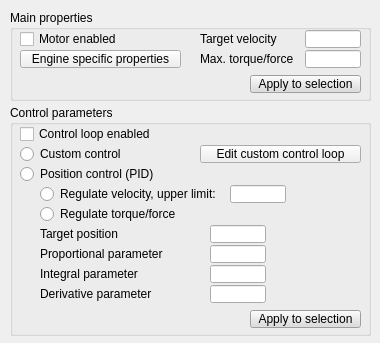
<?xml version="1.0" encoding="UTF-8"?>
<ui version="4.0">
 <class>CQDlgJointDyn</class>
 <widget class="QDialog" name="CQDlgJointDyn">
  <property name="geometry">
   <rect>
    <x>0</x>
    <y>0</y>
    <width>380</width>
    <height>343</height>
   </rect>
  </property>
  <property name="windowTitle">
   <string>Joint Dynamic Properties</string>
  </property>
  <property name="locale">
   <locale language="English" country="UnitedStates"/>
  </property>
  <widget class="QGroupBox" name="groupBox">
   <property name="geometry">
    <rect>
     <x>10</x>
     <y>10</y>
     <width>361</width>
     <height>91</height>
    </rect>
   </property>
   <property name="title">
    <string>Main properties</string>
   </property>
   <property name="flat">
    <bool>true</bool>
   </property>
   <widget class="QCheckBox" name="qqMotorEnabled">
    <property name="geometry">
     <rect>
      <x>10</x>
      <y>20</y>
      <width>161</width>
      <height>18</height>
     </rect>
    </property>
    <property name="focusPolicy">
     <enum>Qt::StrongFocus</enum>
    </property>
    <property name="text">
     <string>Motor enabled</string>
    </property>
   </widget>
   <widget class="QLabel" name="label">
    <property name="geometry">
     <rect>
      <x>190</x>
      <y>20</y>
      <width>101</width>
      <height>18</height>
     </rect>
    </property>
    <property name="text">
     <string>Target velocity</string>
    </property>
   </widget>
   <widget class="QLineEdit" name="qqTargetVelocity">
    <property name="geometry">
     <rect>
      <x>295</x>
      <y>20</y>
      <width>56</width>
      <height>18</height>
     </rect>
    </property>
   </widget>
   <widget class="QLineEdit" name="qqMaxForce">
    <property name="geometry">
     <rect>
      <x>295</x>
      <y>40</y>
      <width>56</width>
      <height>18</height>
     </rect>
    </property>
   </widget>
   <widget class="QLabel" name="label_2">
    <property name="geometry">
     <rect>
      <x>190</x>
      <y>40</y>
      <width>101</width>
      <height>18</height>
     </rect>
    </property>
    <property name="text">
     <string>Max. torque/force</string>
    </property>
   </widget>
   <widget class="QToolButton" name="qqAdjustEngineProperties">
    <property name="geometry">
     <rect>
      <x>10</x>
      <y>40</y>
      <width>161</width>
      <height>18</height>
     </rect>
    </property>
    <property name="focusPolicy">
     <enum>Qt::StrongFocus</enum>
    </property>
    <property name="text">
     <string>Engine specific properties</string>
    </property>
   </widget>
   <widget class="QToolButton" name="qqApplyDynamicProperties">
    <property name="geometry">
     <rect>
      <x>240</x>
      <y>65</y>
      <width>111</width>
      <height>18</height>
     </rect>
    </property>
    <property name="palette">
     <palette>
      <active>
       <colorrole role="WindowText">
        <brush brushstyle="SolidPattern">
         <color alpha="255">
          <red>0</red>
          <green>0</green>
          <blue>0</blue>
         </color>
        </brush>
       </colorrole>
       <colorrole role="Button">
        <brush brushstyle="SolidPattern">
         <color alpha="255">
          <red>220</red>
          <green>220</green>
          <blue>220</blue>
         </color>
        </brush>
       </colorrole>
       <colorrole role="Light">
        <brush brushstyle="SolidPattern">
         <color alpha="255">
          <red>255</red>
          <green>255</green>
          <blue>255</blue>
         </color>
        </brush>
       </colorrole>
       <colorrole role="Midlight">
        <brush brushstyle="SolidPattern">
         <color alpha="255">
          <red>237</red>
          <green>237</green>
          <blue>237</blue>
         </color>
        </brush>
       </colorrole>
       <colorrole role="Dark">
        <brush brushstyle="SolidPattern">
         <color alpha="255">
          <red>110</red>
          <green>110</green>
          <blue>110</blue>
         </color>
        </brush>
       </colorrole>
       <colorrole role="Mid">
        <brush brushstyle="SolidPattern">
         <color alpha="255">
          <red>147</red>
          <green>147</green>
          <blue>147</blue>
         </color>
        </brush>
       </colorrole>
       <colorrole role="Text">
        <brush brushstyle="SolidPattern">
         <color alpha="255">
          <red>0</red>
          <green>0</green>
          <blue>0</blue>
         </color>
        </brush>
       </colorrole>
       <colorrole role="BrightText">
        <brush brushstyle="SolidPattern">
         <color alpha="255">
          <red>255</red>
          <green>255</green>
          <blue>255</blue>
         </color>
        </brush>
       </colorrole>
       <colorrole role="ButtonText">
        <brush brushstyle="SolidPattern">
         <color alpha="255">
          <red>0</red>
          <green>0</green>
          <blue>0</blue>
         </color>
        </brush>
       </colorrole>
       <colorrole role="Base">
        <brush brushstyle="SolidPattern">
         <color alpha="255">
          <red>255</red>
          <green>255</green>
          <blue>255</blue>
         </color>
        </brush>
       </colorrole>
       <colorrole role="Window">
        <brush brushstyle="SolidPattern">
         <color alpha="255">
          <red>220</red>
          <green>220</green>
          <blue>220</blue>
         </color>
        </brush>
       </colorrole>
       <colorrole role="Shadow">
        <brush brushstyle="SolidPattern">
         <color alpha="255">
          <red>0</red>
          <green>0</green>
          <blue>0</blue>
         </color>
        </brush>
       </colorrole>
       <colorrole role="AlternateBase">
        <brush brushstyle="SolidPattern">
         <color alpha="255">
          <red>237</red>
          <green>237</green>
          <blue>237</blue>
         </color>
        </brush>
       </colorrole>
       <colorrole role="ToolTipBase">
        <brush brushstyle="SolidPattern">
         <color alpha="255">
          <red>255</red>
          <green>255</green>
          <blue>220</blue>
         </color>
        </brush>
       </colorrole>
       <colorrole role="ToolTipText">
        <brush brushstyle="SolidPattern">
         <color alpha="255">
          <red>0</red>
          <green>0</green>
          <blue>0</blue>
         </color>
        </brush>
       </colorrole>
      </active>
      <inactive>
       <colorrole role="WindowText">
        <brush brushstyle="SolidPattern">
         <color alpha="255">
          <red>0</red>
          <green>0</green>
          <blue>0</blue>
         </color>
        </brush>
       </colorrole>
       <colorrole role="Button">
        <brush brushstyle="SolidPattern">
         <color alpha="255">
          <red>220</red>
          <green>220</green>
          <blue>220</blue>
         </color>
        </brush>
       </colorrole>
       <colorrole role="Light">
        <brush brushstyle="SolidPattern">
         <color alpha="255">
          <red>255</red>
          <green>255</green>
          <blue>255</blue>
         </color>
        </brush>
       </colorrole>
       <colorrole role="Midlight">
        <brush brushstyle="SolidPattern">
         <color alpha="255">
          <red>237</red>
          <green>237</green>
          <blue>237</blue>
         </color>
        </brush>
       </colorrole>
       <colorrole role="Dark">
        <brush brushstyle="SolidPattern">
         <color alpha="255">
          <red>110</red>
          <green>110</green>
          <blue>110</blue>
         </color>
        </brush>
       </colorrole>
       <colorrole role="Mid">
        <brush brushstyle="SolidPattern">
         <color alpha="255">
          <red>147</red>
          <green>147</green>
          <blue>147</blue>
         </color>
        </brush>
       </colorrole>
       <colorrole role="Text">
        <brush brushstyle="SolidPattern">
         <color alpha="255">
          <red>0</red>
          <green>0</green>
          <blue>0</blue>
         </color>
        </brush>
       </colorrole>
       <colorrole role="BrightText">
        <brush brushstyle="SolidPattern">
         <color alpha="255">
          <red>255</red>
          <green>255</green>
          <blue>255</blue>
         </color>
        </brush>
       </colorrole>
       <colorrole role="ButtonText">
        <brush brushstyle="SolidPattern">
         <color alpha="255">
          <red>0</red>
          <green>0</green>
          <blue>0</blue>
         </color>
        </brush>
       </colorrole>
       <colorrole role="Base">
        <brush brushstyle="SolidPattern">
         <color alpha="255">
          <red>255</red>
          <green>255</green>
          <blue>255</blue>
         </color>
        </brush>
       </colorrole>
       <colorrole role="Window">
        <brush brushstyle="SolidPattern">
         <color alpha="255">
          <red>220</red>
          <green>220</green>
          <blue>220</blue>
         </color>
        </brush>
       </colorrole>
       <colorrole role="Shadow">
        <brush brushstyle="SolidPattern">
         <color alpha="255">
          <red>0</red>
          <green>0</green>
          <blue>0</blue>
         </color>
        </brush>
       </colorrole>
       <colorrole role="AlternateBase">
        <brush brushstyle="SolidPattern">
         <color alpha="255">
          <red>237</red>
          <green>237</green>
          <blue>237</blue>
         </color>
        </brush>
       </colorrole>
       <colorrole role="ToolTipBase">
        <brush brushstyle="SolidPattern">
         <color alpha="255">
          <red>255</red>
          <green>255</green>
          <blue>220</blue>
         </color>
        </brush>
       </colorrole>
       <colorrole role="ToolTipText">
        <brush brushstyle="SolidPattern">
         <color alpha="255">
          <red>0</red>
          <green>0</green>
          <blue>0</blue>
         </color>
        </brush>
       </colorrole>
      </inactive>
      <disabled>
       <colorrole role="WindowText">
        <brush brushstyle="SolidPattern">
         <color alpha="255">
          <red>110</red>
          <green>110</green>
          <blue>110</blue>
         </color>
        </brush>
       </colorrole>
       <colorrole role="Button">
        <brush brushstyle="SolidPattern">
         <color alpha="255">
          <red>220</red>
          <green>220</green>
          <blue>220</blue>
         </color>
        </brush>
       </colorrole>
       <colorrole role="Light">
        <brush brushstyle="SolidPattern">
         <color alpha="255">
          <red>255</red>
          <green>255</green>
          <blue>255</blue>
         </color>
        </brush>
       </colorrole>
       <colorrole role="Midlight">
        <brush brushstyle="SolidPattern">
         <color alpha="255">
          <red>237</red>
          <green>237</green>
          <blue>237</blue>
         </color>
        </brush>
       </colorrole>
       <colorrole role="Dark">
        <brush brushstyle="SolidPattern">
         <color alpha="255">
          <red>110</red>
          <green>110</green>
          <blue>110</blue>
         </color>
        </brush>
       </colorrole>
       <colorrole role="Mid">
        <brush brushstyle="SolidPattern">
         <color alpha="255">
          <red>147</red>
          <green>147</green>
          <blue>147</blue>
         </color>
        </brush>
       </colorrole>
       <colorrole role="Text">
        <brush brushstyle="SolidPattern">
         <color alpha="255">
          <red>110</red>
          <green>110</green>
          <blue>110</blue>
         </color>
        </brush>
       </colorrole>
       <colorrole role="BrightText">
        <brush brushstyle="SolidPattern">
         <color alpha="255">
          <red>255</red>
          <green>255</green>
          <blue>255</blue>
         </color>
        </brush>
       </colorrole>
       <colorrole role="ButtonText">
        <brush brushstyle="SolidPattern">
         <color alpha="255">
          <red>110</red>
          <green>110</green>
          <blue>110</blue>
         </color>
        </brush>
       </colorrole>
       <colorrole role="Base">
        <brush brushstyle="SolidPattern">
         <color alpha="255">
          <red>220</red>
          <green>220</green>
          <blue>220</blue>
         </color>
        </brush>
       </colorrole>
       <colorrole role="Window">
        <brush brushstyle="SolidPattern">
         <color alpha="255">
          <red>220</red>
          <green>220</green>
          <blue>220</blue>
         </color>
        </brush>
       </colorrole>
       <colorrole role="Shadow">
        <brush brushstyle="SolidPattern">
         <color alpha="255">
          <red>0</red>
          <green>0</green>
          <blue>0</blue>
         </color>
        </brush>
       </colorrole>
       <colorrole role="AlternateBase">
        <brush brushstyle="SolidPattern">
         <color alpha="255">
          <red>220</red>
          <green>220</green>
          <blue>220</blue>
         </color>
        </brush>
       </colorrole>
       <colorrole role="ToolTipBase">
        <brush brushstyle="SolidPattern">
         <color alpha="255">
          <red>255</red>
          <green>255</green>
          <blue>220</blue>
         </color>
        </brush>
       </colorrole>
       <colorrole role="ToolTipText">
        <brush brushstyle="SolidPattern">
         <color alpha="255">
          <red>0</red>
          <green>0</green>
          <blue>0</blue>
         </color>
        </brush>
       </colorrole>
      </disabled>
     </palette>
    </property>
    <property name="focusPolicy">
     <enum>Qt::StrongFocus</enum>
    </property>
    <property name="text">
     <string>Apply to selection</string>
    </property>
   </widget>
  </widget>
  <widget class="QGroupBox" name="groupBox_2">
   <property name="geometry">
    <rect>
     <x>10</x>
     <y>105</y>
     <width>361</width>
     <height>231</height>
    </rect>
   </property>
   <property name="title">
    <string>Control parameters</string>
   </property>
   <property name="flat">
    <bool>true</bool>
   </property>
   <widget class="QCheckBox" name="qqControlEnabled">
    <property name="geometry">
     <rect>
      <x>10</x>
      <y>20</y>
      <width>171</width>
      <height>18</height>
     </rect>
    </property>
    <property name="focusPolicy">
     <enum>Qt::StrongFocus</enum>
    </property>
    <property name="text">
     <string>Control loop enabled</string>
    </property>
   </widget>
   <widget class="QRadioButton" name="qqRegulateVelocity">
    <property name="geometry">
     <rect>
      <x>30</x>
      <y>80</y>
      <width>191</width>
      <height>18</height>
     </rect>
    </property>
    <property name="focusPolicy">
     <enum>Qt::StrongFocus</enum>
    </property>
    <property name="text">
     <string>Regulate velocity, upper limit:</string>
    </property>
    <property name="autoExclusive">
     <bool>false</bool>
    </property>
   </widget>
   <widget class="QLineEdit" name="qqVelocityUpperLimit">
    <property name="geometry">
     <rect>
      <x>220</x>
      <y>80</y>
      <width>56</width>
      <height>18</height>
     </rect>
    </property>
   </widget>
   <widget class="QRadioButton" name="qqRegulateForce">
    <property name="geometry">
     <rect>
      <x>30</x>
      <y>100</y>
      <width>181</width>
      <height>18</height>
     </rect>
    </property>
    <property name="focusPolicy">
     <enum>Qt::StrongFocus</enum>
    </property>
    <property name="text">
     <string>Regulate torque/force</string>
    </property>
    <property name="autoExclusive">
     <bool>false</bool>
    </property>
   </widget>
   <widget class="QLineEdit" name="qqTargetPosition">
    <property name="geometry">
     <rect>
      <x>200</x>
      <y>120</y>
      <width>56</width>
      <height>18</height>
     </rect>
    </property>
   </widget>
   <widget class="QLabel" name="label_3">
    <property name="geometry">
     <rect>
      <x>30</x>
      <y>120</y>
      <width>161</width>
      <height>18</height>
     </rect>
    </property>
    <property name="text">
     <string>Target position</string>
    </property>
   </widget>
   <widget class="QLabel" name="label_4">
    <property name="geometry">
     <rect>
      <x>30</x>
      <y>140</y>
      <width>161</width>
      <height>18</height>
     </rect>
    </property>
    <property name="text">
     <string>Proportional parameter</string>
    </property>
   </widget>
   <widget class="QLineEdit" name="qqP">
    <property name="geometry">
     <rect>
      <x>200</x>
      <y>140</y>
      <width>56</width>
      <height>18</height>
     </rect>
    </property>
   </widget>
   <widget class="QLineEdit" name="qqI">
    <property name="geometry">
     <rect>
      <x>200</x>
      <y>160</y>
      <width>56</width>
      <height>18</height>
     </rect>
    </property>
   </widget>
   <widget class="QLabel" name="label_5">
    <property name="geometry">
     <rect>
      <x>30</x>
      <y>160</y>
      <width>161</width>
      <height>18</height>
     </rect>
    </property>
    <property name="text">
     <string>Integral parameter</string>
    </property>
   </widget>
   <widget class="QLineEdit" name="qqD">
    <property name="geometry">
     <rect>
      <x>200</x>
      <y>180</y>
      <width>56</width>
      <height>18</height>
     </rect>
    </property>
   </widget>
   <widget class="QLabel" name="label_6">
    <property name="geometry">
     <rect>
      <x>30</x>
      <y>180</y>
      <width>161</width>
      <height>18</height>
     </rect>
    </property>
    <property name="text">
     <string>Derivative parameter</string>
    </property>
   </widget>
   <widget class="QToolButton" name="qqApplyControlParameters">
    <property name="geometry">
     <rect>
      <x>240</x>
      <y>205</y>
      <width>111</width>
      <height>18</height>
     </rect>
    </property>
    <property name="palette">
     <palette>
      <active>
       <colorrole role="WindowText">
        <brush brushstyle="SolidPattern">
         <color alpha="255">
          <red>0</red>
          <green>0</green>
          <blue>0</blue>
         </color>
        </brush>
       </colorrole>
       <colorrole role="Button">
        <brush brushstyle="SolidPattern">
         <color alpha="255">
          <red>220</red>
          <green>220</green>
          <blue>220</blue>
         </color>
        </brush>
       </colorrole>
       <colorrole role="Light">
        <brush brushstyle="SolidPattern">
         <color alpha="255">
          <red>255</red>
          <green>255</green>
          <blue>255</blue>
         </color>
        </brush>
       </colorrole>
       <colorrole role="Midlight">
        <brush brushstyle="SolidPattern">
         <color alpha="255">
          <red>237</red>
          <green>237</green>
          <blue>237</blue>
         </color>
        </brush>
       </colorrole>
       <colorrole role="Dark">
        <brush brushstyle="SolidPattern">
         <color alpha="255">
          <red>110</red>
          <green>110</green>
          <blue>110</blue>
         </color>
        </brush>
       </colorrole>
       <colorrole role="Mid">
        <brush brushstyle="SolidPattern">
         <color alpha="255">
          <red>147</red>
          <green>147</green>
          <blue>147</blue>
         </color>
        </brush>
       </colorrole>
       <colorrole role="Text">
        <brush brushstyle="SolidPattern">
         <color alpha="255">
          <red>0</red>
          <green>0</green>
          <blue>0</blue>
         </color>
        </brush>
       </colorrole>
       <colorrole role="BrightText">
        <brush brushstyle="SolidPattern">
         <color alpha="255">
          <red>255</red>
          <green>255</green>
          <blue>255</blue>
         </color>
        </brush>
       </colorrole>
       <colorrole role="ButtonText">
        <brush brushstyle="SolidPattern">
         <color alpha="255">
          <red>0</red>
          <green>0</green>
          <blue>0</blue>
         </color>
        </brush>
       </colorrole>
       <colorrole role="Base">
        <brush brushstyle="SolidPattern">
         <color alpha="255">
          <red>255</red>
          <green>255</green>
          <blue>255</blue>
         </color>
        </brush>
       </colorrole>
       <colorrole role="Window">
        <brush brushstyle="SolidPattern">
         <color alpha="255">
          <red>220</red>
          <green>220</green>
          <blue>220</blue>
         </color>
        </brush>
       </colorrole>
       <colorrole role="Shadow">
        <brush brushstyle="SolidPattern">
         <color alpha="255">
          <red>0</red>
          <green>0</green>
          <blue>0</blue>
         </color>
        </brush>
       </colorrole>
       <colorrole role="AlternateBase">
        <brush brushstyle="SolidPattern">
         <color alpha="255">
          <red>237</red>
          <green>237</green>
          <blue>237</blue>
         </color>
        </brush>
       </colorrole>
       <colorrole role="ToolTipBase">
        <brush brushstyle="SolidPattern">
         <color alpha="255">
          <red>255</red>
          <green>255</green>
          <blue>220</blue>
         </color>
        </brush>
       </colorrole>
       <colorrole role="ToolTipText">
        <brush brushstyle="SolidPattern">
         <color alpha="255">
          <red>0</red>
          <green>0</green>
          <blue>0</blue>
         </color>
        </brush>
       </colorrole>
      </active>
      <inactive>
       <colorrole role="WindowText">
        <brush brushstyle="SolidPattern">
         <color alpha="255">
          <red>0</red>
          <green>0</green>
          <blue>0</blue>
         </color>
        </brush>
       </colorrole>
       <colorrole role="Button">
        <brush brushstyle="SolidPattern">
         <color alpha="255">
          <red>220</red>
          <green>220</green>
          <blue>220</blue>
         </color>
        </brush>
       </colorrole>
       <colorrole role="Light">
        <brush brushstyle="SolidPattern">
         <color alpha="255">
          <red>255</red>
          <green>255</green>
          <blue>255</blue>
         </color>
        </brush>
       </colorrole>
       <colorrole role="Midlight">
        <brush brushstyle="SolidPattern">
         <color alpha="255">
          <red>237</red>
          <green>237</green>
          <blue>237</blue>
         </color>
        </brush>
       </colorrole>
       <colorrole role="Dark">
        <brush brushstyle="SolidPattern">
         <color alpha="255">
          <red>110</red>
          <green>110</green>
          <blue>110</blue>
         </color>
        </brush>
       </colorrole>
       <colorrole role="Mid">
        <brush brushstyle="SolidPattern">
         <color alpha="255">
          <red>147</red>
          <green>147</green>
          <blue>147</blue>
         </color>
        </brush>
       </colorrole>
       <colorrole role="Text">
        <brush brushstyle="SolidPattern">
         <color alpha="255">
          <red>0</red>
          <green>0</green>
          <blue>0</blue>
         </color>
        </brush>
       </colorrole>
       <colorrole role="BrightText">
        <brush brushstyle="SolidPattern">
         <color alpha="255">
          <red>255</red>
          <green>255</green>
          <blue>255</blue>
         </color>
        </brush>
       </colorrole>
       <colorrole role="ButtonText">
        <brush brushstyle="SolidPattern">
         <color alpha="255">
          <red>0</red>
          <green>0</green>
          <blue>0</blue>
         </color>
        </brush>
       </colorrole>
       <colorrole role="Base">
        <brush brushstyle="SolidPattern">
         <color alpha="255">
          <red>255</red>
          <green>255</green>
          <blue>255</blue>
         </color>
        </brush>
       </colorrole>
       <colorrole role="Window">
        <brush brushstyle="SolidPattern">
         <color alpha="255">
          <red>220</red>
          <green>220</green>
          <blue>220</blue>
         </color>
        </brush>
       </colorrole>
       <colorrole role="Shadow">
        <brush brushstyle="SolidPattern">
         <color alpha="255">
          <red>0</red>
          <green>0</green>
          <blue>0</blue>
         </color>
        </brush>
       </colorrole>
       <colorrole role="AlternateBase">
        <brush brushstyle="SolidPattern">
         <color alpha="255">
          <red>237</red>
          <green>237</green>
          <blue>237</blue>
         </color>
        </brush>
       </colorrole>
       <colorrole role="ToolTipBase">
        <brush brushstyle="SolidPattern">
         <color alpha="255">
          <red>255</red>
          <green>255</green>
          <blue>220</blue>
         </color>
        </brush>
       </colorrole>
       <colorrole role="ToolTipText">
        <brush brushstyle="SolidPattern">
         <color alpha="255">
          <red>0</red>
          <green>0</green>
          <blue>0</blue>
         </color>
        </brush>
       </colorrole>
      </inactive>
      <disabled>
       <colorrole role="WindowText">
        <brush brushstyle="SolidPattern">
         <color alpha="255">
          <red>110</red>
          <green>110</green>
          <blue>110</blue>
         </color>
        </brush>
       </colorrole>
       <colorrole role="Button">
        <brush brushstyle="SolidPattern">
         <color alpha="255">
          <red>220</red>
          <green>220</green>
          <blue>220</blue>
         </color>
        </brush>
       </colorrole>
       <colorrole role="Light">
        <brush brushstyle="SolidPattern">
         <color alpha="255">
          <red>255</red>
          <green>255</green>
          <blue>255</blue>
         </color>
        </brush>
       </colorrole>
       <colorrole role="Midlight">
        <brush brushstyle="SolidPattern">
         <color alpha="255">
          <red>237</red>
          <green>237</green>
          <blue>237</blue>
         </color>
        </brush>
       </colorrole>
       <colorrole role="Dark">
        <brush brushstyle="SolidPattern">
         <color alpha="255">
          <red>110</red>
          <green>110</green>
          <blue>110</blue>
         </color>
        </brush>
       </colorrole>
       <colorrole role="Mid">
        <brush brushstyle="SolidPattern">
         <color alpha="255">
          <red>147</red>
          <green>147</green>
          <blue>147</blue>
         </color>
        </brush>
       </colorrole>
       <colorrole role="Text">
        <brush brushstyle="SolidPattern">
         <color alpha="255">
          <red>110</red>
          <green>110</green>
          <blue>110</blue>
         </color>
        </brush>
       </colorrole>
       <colorrole role="BrightText">
        <brush brushstyle="SolidPattern">
         <color alpha="255">
          <red>255</red>
          <green>255</green>
          <blue>255</blue>
         </color>
        </brush>
       </colorrole>
       <colorrole role="ButtonText">
        <brush brushstyle="SolidPattern">
         <color alpha="255">
          <red>110</red>
          <green>110</green>
          <blue>110</blue>
         </color>
        </brush>
       </colorrole>
       <colorrole role="Base">
        <brush brushstyle="SolidPattern">
         <color alpha="255">
          <red>220</red>
          <green>220</green>
          <blue>220</blue>
         </color>
        </brush>
       </colorrole>
       <colorrole role="Window">
        <brush brushstyle="SolidPattern">
         <color alpha="255">
          <red>220</red>
          <green>220</green>
          <blue>220</blue>
         </color>
        </brush>
       </colorrole>
       <colorrole role="Shadow">
        <brush brushstyle="SolidPattern">
         <color alpha="255">
          <red>0</red>
          <green>0</green>
          <blue>0</blue>
         </color>
        </brush>
       </colorrole>
       <colorrole role="AlternateBase">
        <brush brushstyle="SolidPattern">
         <color alpha="255">
          <red>220</red>
          <green>220</green>
          <blue>220</blue>
         </color>
        </brush>
       </colorrole>
       <colorrole role="ToolTipBase">
        <brush brushstyle="SolidPattern">
         <color alpha="255">
          <red>255</red>
          <green>255</green>
          <blue>220</blue>
         </color>
        </brush>
       </colorrole>
       <colorrole role="ToolTipText">
        <brush brushstyle="SolidPattern">
         <color alpha="255">
          <red>0</red>
          <green>0</green>
          <blue>0</blue>
         </color>
        </brush>
       </colorrole>
      </disabled>
     </palette>
    </property>
    <property name="focusPolicy">
     <enum>Qt::StrongFocus</enum>
    </property>
    <property name="text">
     <string>Apply to selection</string>
    </property>
   </widget>
   <widget class="QRadioButton" name="qqCustomControl">
    <property name="geometry">
     <rect>
      <x>10</x>
      <y>40</y>
      <width>131</width>
      <height>18</height>
     </rect>
    </property>
    <property name="focusPolicy">
     <enum>Qt::StrongFocus</enum>
    </property>
    <property name="text">
     <string>Custom control</string>
    </property>
    <property name="autoExclusive">
     <bool>false</bool>
    </property>
   </widget>
   <widget class="QRadioButton" name="qqPositionControl">
    <property name="geometry">
     <rect>
      <x>10</x>
      <y>60</y>
      <width>141</width>
      <height>18</height>
     </rect>
    </property>
    <property name="focusPolicy">
     <enum>Qt::StrongFocus</enum>
    </property>
    <property name="text">
     <string>Position control (PID)</string>
    </property>
    <property name="autoExclusive">
     <bool>false</bool>
    </property>
   </widget>
   <widget class="QToolButton" name="qqEditCustomControl">
    <property name="geometry">
     <rect>
      <x>190</x>
      <y>40</y>
      <width>161</width>
      <height>18</height>
     </rect>
    </property>
    <property name="focusPolicy">
     <enum>Qt::StrongFocus</enum>
    </property>
    <property name="text">
     <string>Edit custom control loop</string>
    </property>
   </widget>
  </widget>
 </widget>
 <tabstops>
  <tabstop>qqMotorEnabled</tabstop>
  <tabstop>qqTargetVelocity</tabstop>
  <tabstop>qqAdjustEngineProperties</tabstop>
  <tabstop>qqMaxForce</tabstop>
  <tabstop>qqApplyDynamicProperties</tabstop>
  <tabstop>qqControlEnabled</tabstop>
  <tabstop>qqCustomControl</tabstop>
  <tabstop>qqEditCustomControl</tabstop>
  <tabstop>qqPositionControl</tabstop>
  <tabstop>qqRegulateVelocity</tabstop>
  <tabstop>qqVelocityUpperLimit</tabstop>
  <tabstop>qqRegulateForce</tabstop>
  <tabstop>qqTargetPosition</tabstop>
  <tabstop>qqP</tabstop>
  <tabstop>qqI</tabstop>
  <tabstop>qqD</tabstop>
  <tabstop>qqApplyControlParameters</tabstop>
 </tabstops>
 <resources/>
 <connections/>
</ui>
